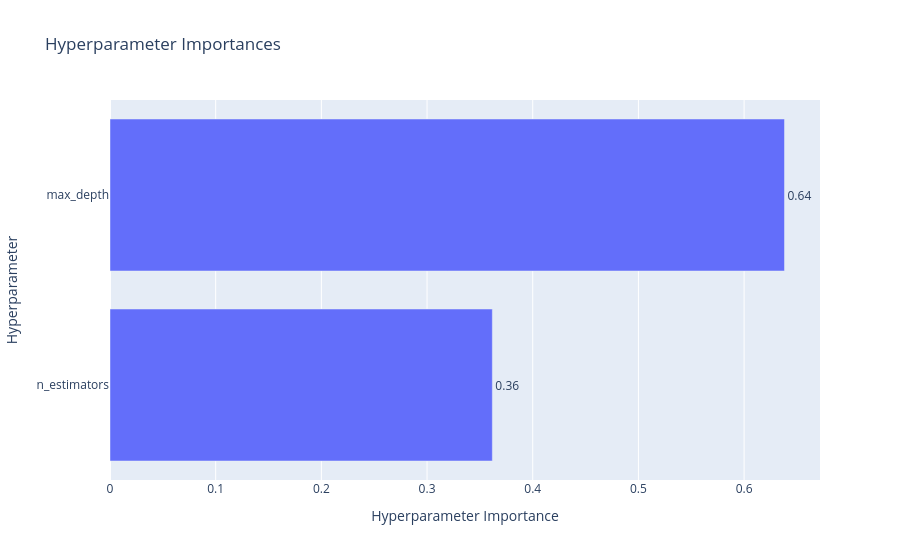

Source (notebook cell):
### Code cell
# 5. Hyperparameter Importance
plot_param_importances(study).show()

### Figure 1 — Plotly figure (JSON) as saved in the notebook; plotly's stock layout.template omitted (floating-point values rounded to 4 significant figures)
{"data": [{"cliponaxis": false, "hovertemplate": ["n_estimators (IntDistribution): 0.36177399486444123<extra></extra>", "max_depth (IntDistribution): 0.6382260051355587<extra></extra>"], "name": "Objective Value", "orientation": "h", "text": ["0.36", "0.64"], "textposition": "outside", "type": "bar", "x": [0.3618, 0.6382], "y": ["n_estimators", "max_depth"]}], "layout": {"title": {"text": "Hyperparameter Importances"}, "xaxis": {"title": {"text": "Hyperparameter Importance"}}, "yaxis": {"title": {"text": "Hyperparameter"}}}}
